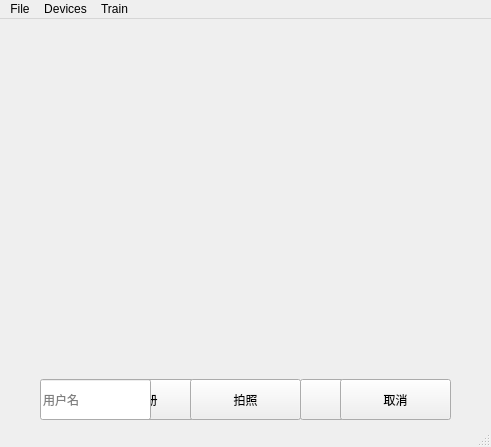
<?xml version="1.0" encoding="UTF-8"?>
<ui version="4.0">
 <class>FaceLogin</class>
 <widget class="QMainWindow" name="FaceLogin">
  <property name="geometry">
   <rect>
    <x>0</x>
    <y>0</y>
    <width>491</width>
    <height>447</height>
   </rect>
  </property>
  <property name="windowTitle">
   <string>FaceLogin</string>
  </property>
  <widget class="QWidget" name="centralWidget">
   <widget class="QStackedWidget" name="stackedWidget">
    <property name="geometry">
     <rect>
      <x>0</x>
      <y>0</y>
      <width>490</width>
      <height>360</height>
     </rect>
    </property>
    <property name="sizePolicy">
     <sizepolicy hsizetype="Preferred" vsizetype="Preferred">
      <horstretch>1</horstretch>
      <verstretch>0</verstretch>
     </sizepolicy>
    </property>
    <property name="palette">
     <palette>
      <active>
       <colorrole role="Base">
        <brush brushstyle="SolidPattern">
         <color alpha="255">
          <red>255</red>
          <green>255</green>
          <blue>255</blue>
         </color>
        </brush>
       </colorrole>
       <colorrole role="Window">
        <brush brushstyle="SolidPattern">
         <color alpha="255">
          <red>145</red>
          <green>145</green>
          <blue>145</blue>
         </color>
        </brush>
       </colorrole>
      </active>
      <inactive>
       <colorrole role="Base">
        <brush brushstyle="SolidPattern">
         <color alpha="255">
          <red>255</red>
          <green>255</green>
          <blue>255</blue>
         </color>
        </brush>
       </colorrole>
       <colorrole role="Window">
        <brush brushstyle="SolidPattern">
         <color alpha="255">
          <red>145</red>
          <green>145</green>
          <blue>145</blue>
         </color>
        </brush>
       </colorrole>
      </inactive>
      <disabled>
       <colorrole role="Base">
        <brush brushstyle="SolidPattern">
         <color alpha="255">
          <red>145</red>
          <green>145</green>
          <blue>145</blue>
         </color>
        </brush>
       </colorrole>
       <colorrole role="Window">
        <brush brushstyle="SolidPattern">
         <color alpha="255">
          <red>145</red>
          <green>145</green>
          <blue>145</blue>
         </color>
        </brush>
       </colorrole>
      </disabled>
     </palette>
    </property>
    <property name="currentIndex">
     <number>0</number>
    </property>
    <widget class="QWidget" name="viewfinderPage">
     <layout class="QGridLayout" name="gridLayout_5">
      <item row="0" column="0">
       <widget class="QCameraViewfinder" name="viewfinder" native="true"/>
      </item>
     </layout>
    </widget>
    <widget class="QWidget" name="previewPage">
     <layout class="QGridLayout" name="gridLayout_4">
      <item row="0" column="0">
       <widget class="QLabel" name="lastImagePreviewLabel">
        <property name="sizePolicy">
         <sizepolicy hsizetype="Preferred" vsizetype="MinimumExpanding">
          <horstretch>0</horstretch>
          <verstretch>0</verstretch>
         </sizepolicy>
        </property>
        <property name="frameShape">
         <enum>QFrame::Box</enum>
        </property>
        <property name="text">
         <string/>
        </property>
       </widget>
      </item>
     </layout>
    </widget>
   </widget>
   <widget class="QPushButton" name="loginButton">
    <property name="geometry">
     <rect>
      <x>300</x>
      <y>360</y>
      <width>111</width>
      <height>41</height>
     </rect>
    </property>
    <property name="text">
     <string>登录</string>
    </property>
   </widget>
   <widget class="QPushButton" name="registerButton">
    <property name="geometry">
     <rect>
      <x>90</x>
      <y>360</y>
      <width>111</width>
      <height>41</height>
     </rect>
    </property>
    <property name="text">
     <string>注册</string>
    </property>
   </widget>
   <widget class="QLineEdit" name="usernameLineEdit">
    <property name="geometry">
     <rect>
      <x>40</x>
      <y>360</y>
      <width>111</width>
      <height>41</height>
     </rect>
    </property>
    <property name="text">
     <string/>
    </property>
    <property name="placeholderText">
     <string>用户名</string>
    </property>
   </widget>
   <widget class="QPushButton" name="takeImageButton">
    <property name="geometry">
     <rect>
      <x>190</x>
      <y>360</y>
      <width>111</width>
      <height>41</height>
     </rect>
    </property>
    <property name="text">
     <string>拍照</string>
    </property>
   </widget>
   <widget class="QPushButton" name="cancelButton">
    <property name="geometry">
     <rect>
      <x>340</x>
      <y>360</y>
      <width>111</width>
      <height>41</height>
     </rect>
    </property>
    <property name="text">
     <string>取消</string>
    </property>
   </widget>
  </widget>
  <widget class="QMenuBar" name="menuBar">
   <property name="geometry">
    <rect>
     <x>0</x>
     <y>0</y>
     <width>491</width>
     <height>22</height>
    </rect>
   </property>
   <widget class="QMenu" name="menuFile">
    <property name="title">
     <string>File</string>
    </property>
    <addaction name="actionStartCamera"/>
    <addaction name="actionStopCamera"/>
    <addaction name="separator"/>
    <addaction name="actionSettings"/>
   </widget>
   <widget class="QMenu" name="menuDevices">
    <property name="title">
     <string>Devices</string>
    </property>
   </widget>
   <widget class="QMenu" name="menutrain">
    <property name="title">
     <string>Train</string>
    </property>
    <addaction name="actionStart_Train"/>
   </widget>
   <addaction name="menuFile"/>
   <addaction name="menuDevices"/>
   <addaction name="menutrain"/>
  </widget>
  <widget class="QStatusBar" name="statusBar"/>
  <action name="actionStartCamera">
   <property name="text">
    <string>Start Camera</string>
   </property>
  </action>
  <action name="actionStopCamera">
   <property name="text">
    <string>Stop Camera</string>
   </property>
  </action>
  <action name="actionSettings">
   <property name="text">
    <string>Settings</string>
   </property>
  </action>
  <action name="actionExit">
   <property name="text">
    <string>Exit</string>
   </property>
  </action>
  <action name="actionStart_Train">
   <property name="text">
    <string>Start Train</string>
   </property>
  </action>
 </widget>
 <layoutdefault spacing="6" margin="11"/>
 <customwidgets>
  <customwidget>
   <class>QCameraViewfinder</class>
   <extends>QWidget</extends>
   <header>qcameraviewfinder.h</header>
   <container>1</container>
  </customwidget>
 </customwidgets>
 <resources/>
 <connections/>
</ui>
